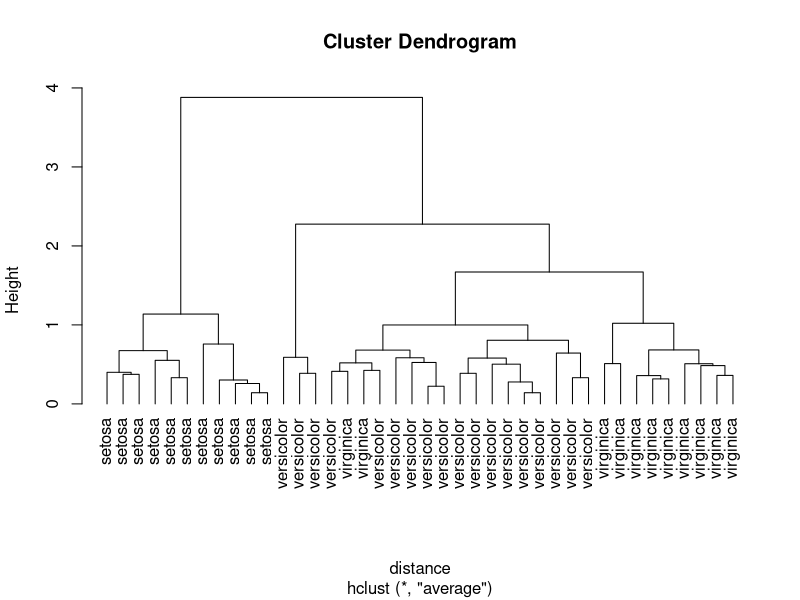
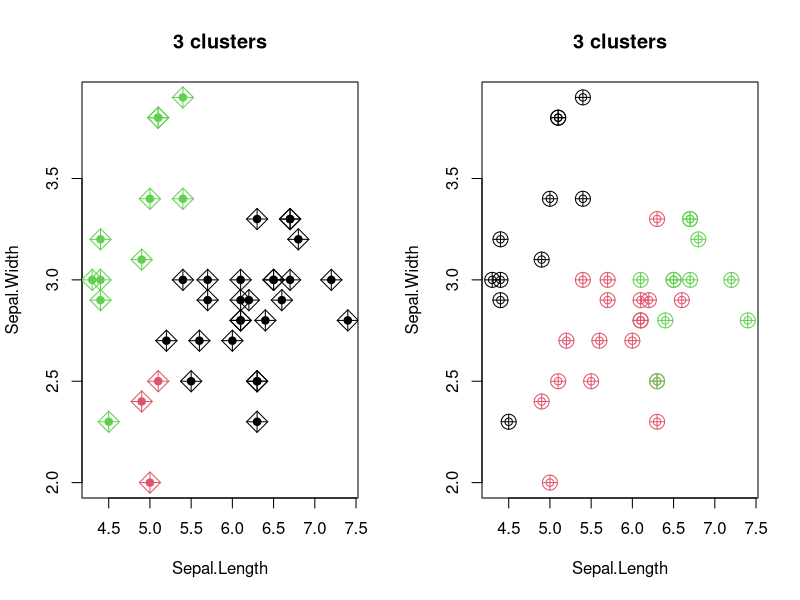

Write the R code that produced these figures, in order.
set.seed(101)

?dist
?hclust
?plot

sampleiris <- iris[sample(1:150, 40),] # get samples from iris dataset
# each observation has 4 variables, ie, they are interpreted as 4-D points
distance   <- dist(sampleiris[,-5], method="euclidean") 
cluster    <- hclust(distance, method="average")
plot(cluster, hang=-1, label=sampleiris$Species)

?par
plot.new()
par(mfrow=c(1,2))
group.3 <- cutree(cluster, k = 3)  # prune the tree by 3 clusters
table(group.3, sampleiris$Species) # compare with known classes

plot(sampleiris[,c(1,2)], col=group.3, pch=19, cex=1, main="3 clusters")
points(sampleiris[,c(1,2)], col=group.3, pch=9, cex=2)
plot(sampleiris[,c(1,2)], col=sampleiris$Species, pch=1, cex=1, main="3 clusters")
points(sampleiris[,c(1,2)], col=sampleiris$Species, pch=10, cex=2)
